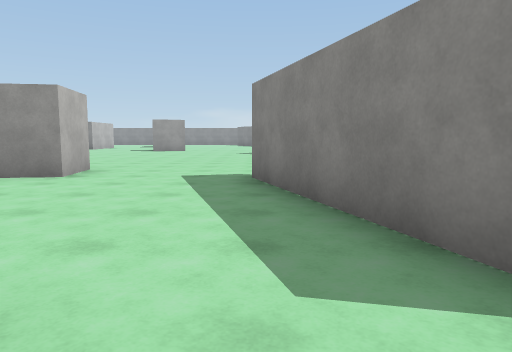
View 1 (above)

24 first-person views from a walk through a scene from a Unity 3-D project. The camera is 1.3 m above the floor, tilts 6° down and sees 70° across. The floor is counted in squares, 2 m on a side. Each view is taken from the middle of a square. On the plan, view 1 faces up. The plan holds only what a view shows up to about 11 squares ahead; the rest is blank. The place goes on beyond the plan. Surface patterns are stand-ins for the level's own textures.

View 2
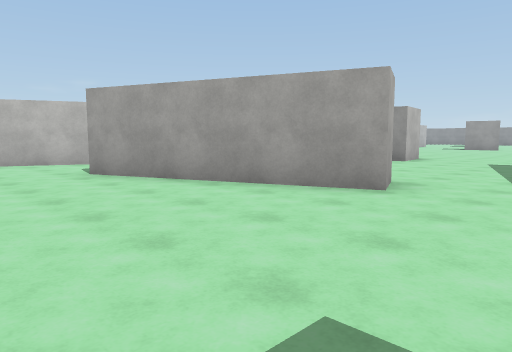

View 3
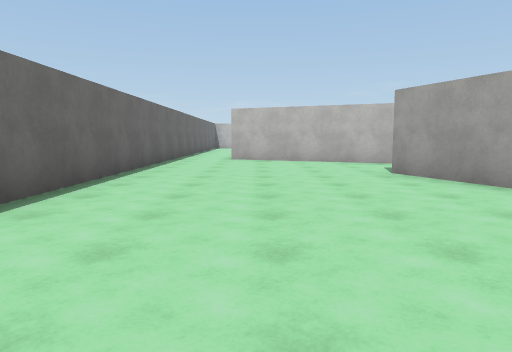

View 4
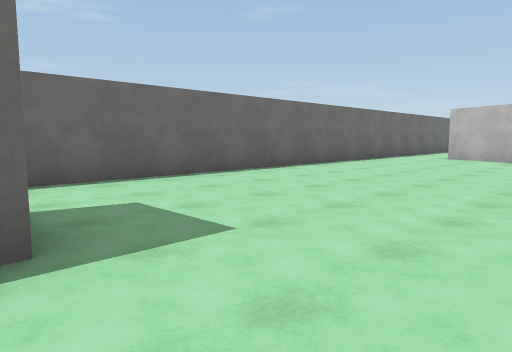

View 5
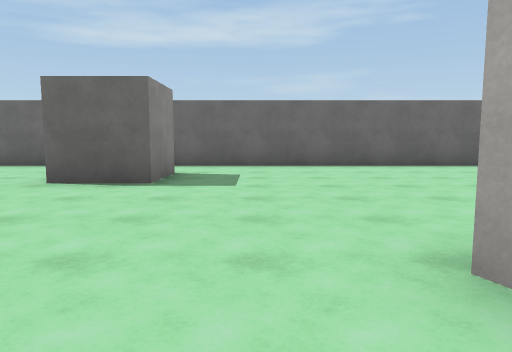

View 6
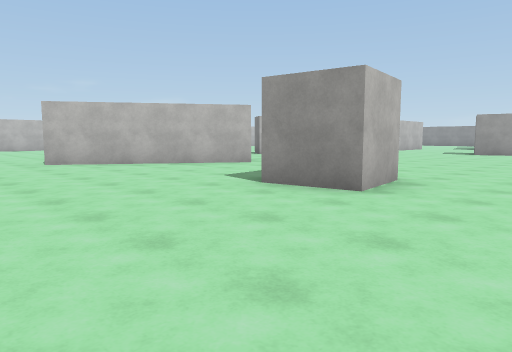

View 7
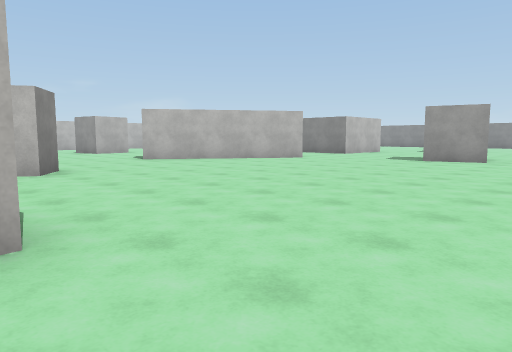

View 8
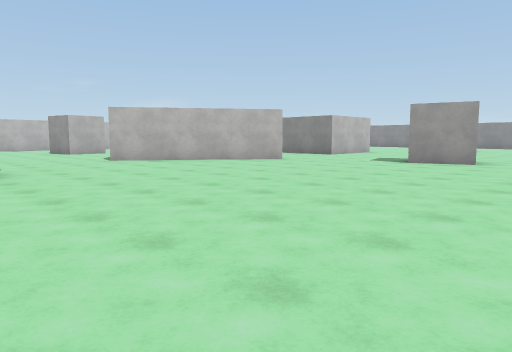

View 9
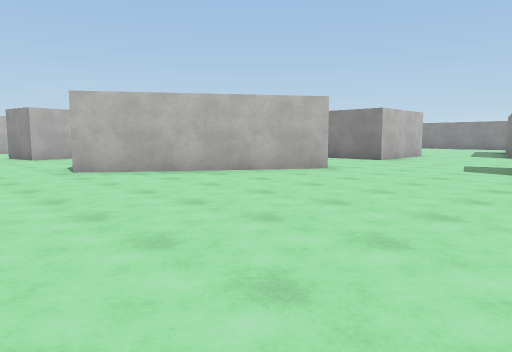

View 10
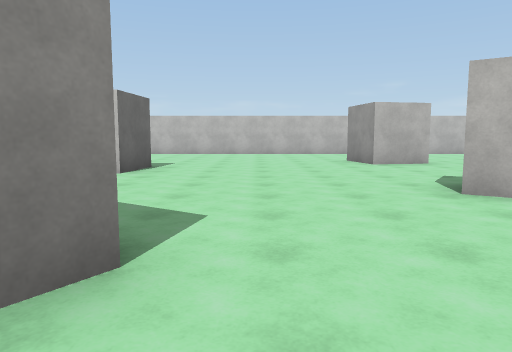

View 11
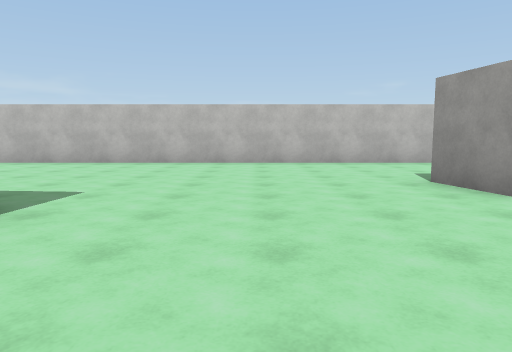

View 12
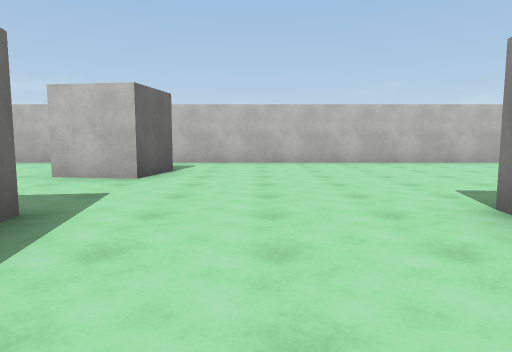

View 13
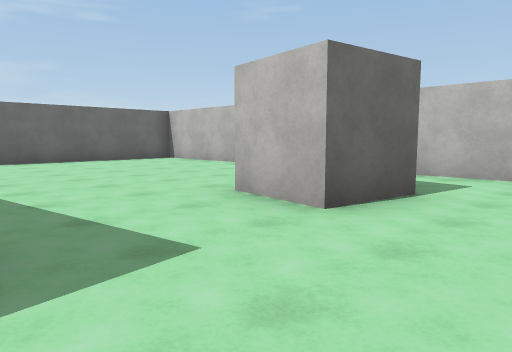

View 14
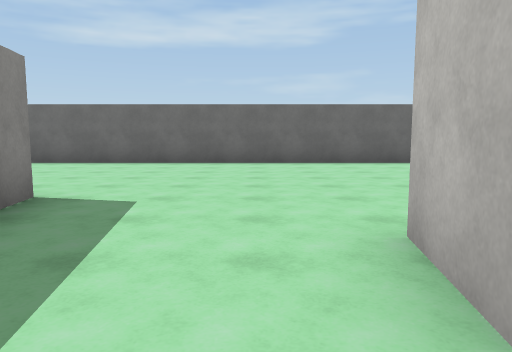

View 15
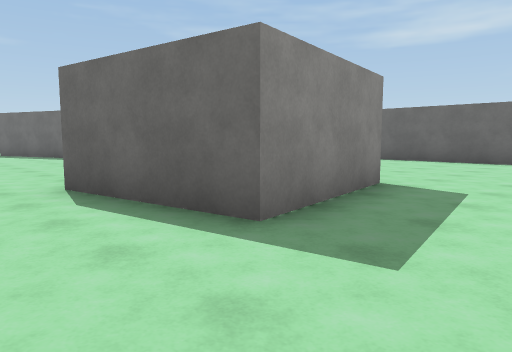

View 16
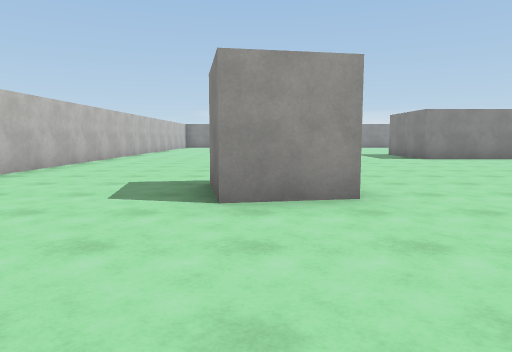

View 17
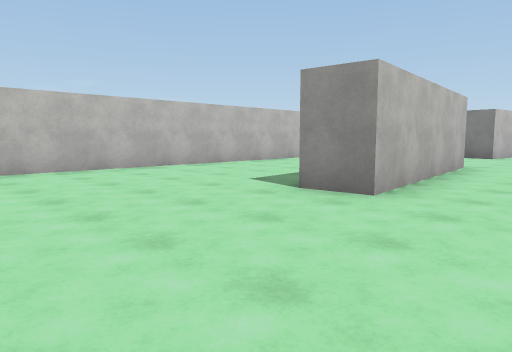

View 18
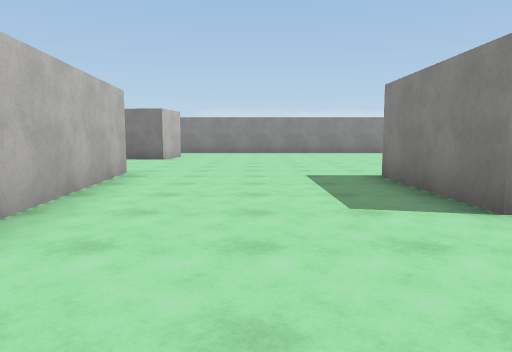

View 19
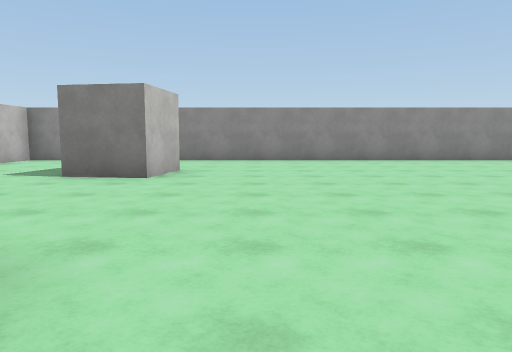

View 20
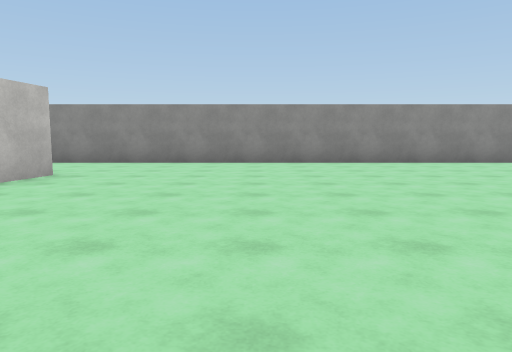

View 21
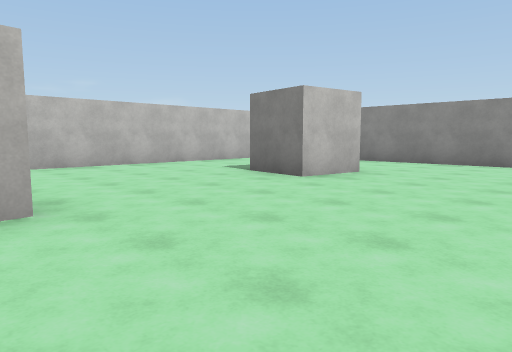

View 22
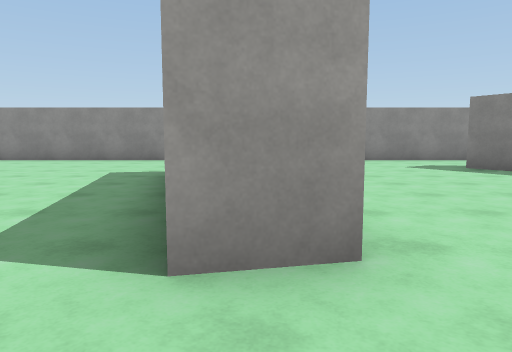

View 23
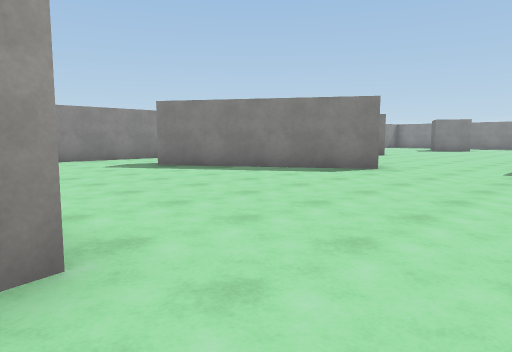

View 24
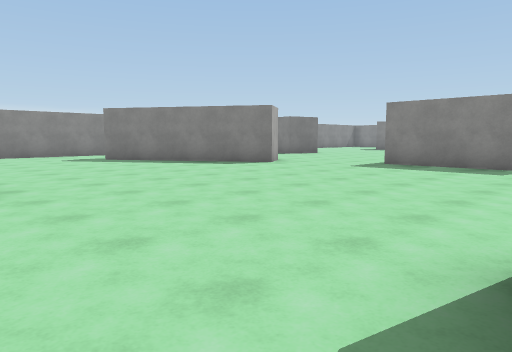

### Floor plan
Points are (right, up) in squares from view 1. A wall is a line through its corners. A room is listed if a view was taken in it or the views show most of it. See-through windows are left out.
Room 1 (views 1, 2, 3, 4)
walls: (-1.4, 1.3) (-1, 0.3) (-5.8, -1.5); (-8.1, -0.5) (-10, -4.8); (-10.4, -6.5) (2, -6.5)
ways out: opening at (-10, -5.5) to room 2; opening at (-7, -0.5) to room 2; opening at (-0.5, 1) to room 2
objects: other object (2, -4)
Room 2 (views 5, 6, 7, 8, 9, 10, 11, 12, 13, 14, 15, 16, 17, 18, 19, 20, 21, 22, 23, 24)
walls: (-8.4, 16.5) (-11.2, 12.3); (-8.8, 9.3) (-7.9, 8.8) (-10.7, 4.5); (-8.9, 20.8) (-8.9, 20) (-11.9, 20) (-11.9, 23.1); (-16.4, 23.9) (-15.9, 18.8) (-16.9, 18.7); (-5.3, 23.9) (-6.4, 23.7); (-21.5, 23.2) (-21.5, 1.4); (-14.6, -0.9) (-15, 2) (-12.1, 2.5); (2, 26.1) (1.2, 25.6) (-1.6, 29.9); (-6.4, 32.5) (-18.4, 32.5); (1.2, 1.6) (-0.1, 5.9); (-21.5, -1.2) (-21.5, -5.1); (-20.5, 32.5) (-21.5, 32.5) (-21.5, 25); (0.1, 32.5) (-2.9, 32.5); (-21.1, -6.5) (-10.4, -6.5)
ways out: opening at (-10, -5.5) to room 1; opening at (-7, -0.5) to room 1; opening at (-0.5, 1) to room 1
objects: other object (-19, 1) to (-18, 2); other object (-18, 28) to (-17, 29); other object (-17, 13) to (-16, 14); other object (-15, 6) to (-14, 7); other object (-5, 6) to (-4, 7); other object (-5, 18) to (-4, 19)

Where each view was taken, in squares from view 1:
view 1: 0 up, 0 right, facing up
view 2: 4 down, 1 right, facing up-left
view 3: 4 down, 1 right, facing left
view 4: 1 down, 2 right, facing down-left
view 5: 2 up, 0 right, facing down
view 6: 2 up, 1 left, facing up-left
view 7: 7 up, 1 left, facing up-left
view 8: 8 up, 1 left, facing up-left
view 9: 10 up, 4 left, facing up-left
view 10: 10 up, 7 left, facing left
view 11: 10 up, 12 left, facing left
view 12: 4 up, 12 left, facing left
view 13: 4 up, 15 left, facing down-left
view 14: 3 up, 17 left, facing down
view 15: 4 up, 17 left, facing down-right
view 16: 9 up, 17 left, facing up
view 17: 15 up, 14 left, facing up-left
view 18: 17 up, 14 left, facing up
view 19: 22 up, 15 left, facing up
view 20: 23 up, 13 left, facing up
view 21: 23 up, 13 left, facing up-left
view 22: 22 up, 6 left, facing up
view 23: 22 up, 6 left, facing up-right
view 24: 19 up, 6 left, facing up-right
